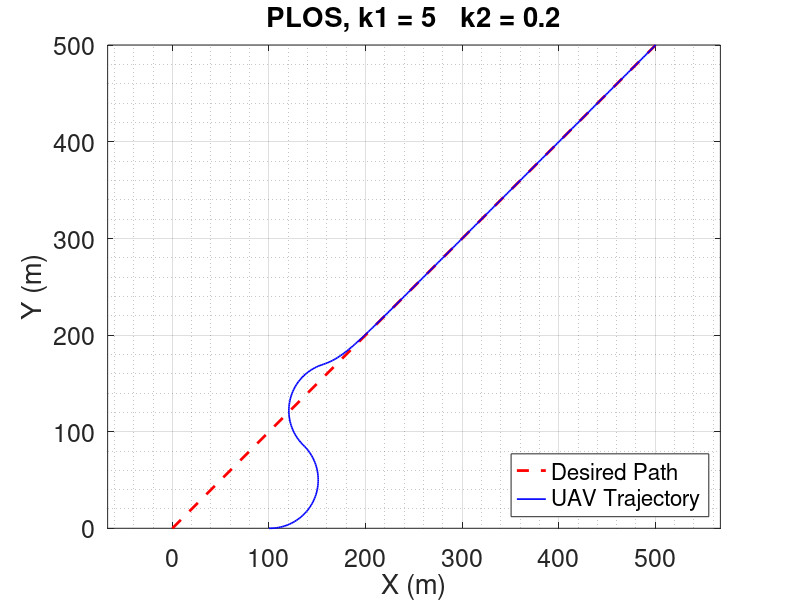
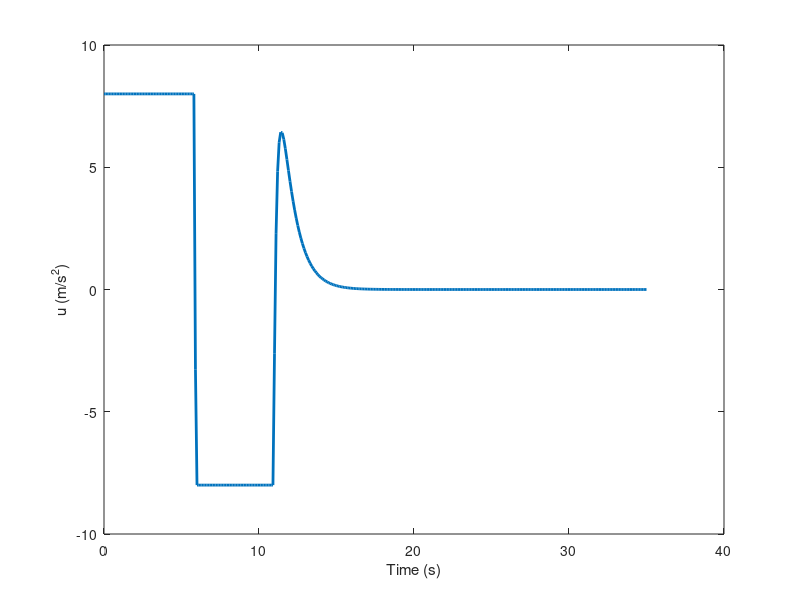

These charts were generated, in order, by the following MATLAB code:
% Pure pursuit and LOS (PLOS) Algorithm
clc, clear, close all
% Pre-allocate memory
t = zeros(1,500);
psi = zeros(1,500);
u = zeros(1,500);
x = zeros(1,500);
y = zeros(1,500);

%% Parameters
%.. Angle Converting Parameters
r2d = 180 / pi ;          % Radian to Degree [-]
d2r = 1 / r2d ;           % Degree to Radian [-]

%.. Time Step Size
dt  =  0.1 ;               % Time Step Size [s]

%.. Time
t(1) = 0 ;                 % Simulation Time [s]

%.. Waypoint
Wi = [ 0, 0 ]' ;         % Initial Waypoint Position [m]
Wf = [ 500, 500 ]' ;     % Final Waypoint Position [m]

%.. Position and Velocity of UAV
x(1) =  100 ;               % Initial UAV X Position [m]
y(1) =  0 ;                 % Initial UAV Y Position [m]
psi(1) =  0 * d2r ;           % Initial UAV Heading Angle [rad]

p(:,1) = [ x(1), y(1) ]' ;   % UAV Position Initialization [m]
va = 20 ;                % UAV Velocity [m/s]

%.. Maximum Lateral Acceleration of UAV
Rmin =  50 ;                % UAV Minimum Turn Radius [m]
umax =  va^2 / Rmin ;       % UAV Maximum Lateral Acceleration [m]

%.. Design Parameters
k1  =  5 ;                 % k1
k2  =  0.2 ;               % k2

%% Path Following Algorithm
i =  0 ;                 % Time Index

while x(i+1) < Wf(1)
    i = i + 1 ;
    
    % Path Following Algorithm
    
    % Step 1
    % Orientation of vector from current UAV position to final waypoint, thetad
    theta_d =  atan2(Wf(2) - p(2,i), Wf(1) - p(1,i));
    
    % Step 2
    % Distance between initial waypoint and current UAV position, Ru
    Ru =  norm(Wi - p(:,i));    
    % Orientation of vector from initial waypoint to final waypoint, theta
    theta =  atan2(Wf(2) - Wi(2), Wf(1) - Wi(1));
    
    % Step 3
    % Orientation of vector from initial waypoint to current UAV position, thetau
    theta_u =  atan2(p(2,i) - Wi(2), p(1,i) - Wi(1));
    % Difference between theta and theatu, DEL_theta
    DEL_theta =   theta - theta_u;
    
    % Step 4
    % Distance from current UAV position to desired path, d
    d = Ru * sin(DEL_theta);
    
    % Step 5
    % Desired heading angle rate, psi_dot
    psi_dot = k1 * (theta_d - psi(i)) + k2*d;
    
    % Step6
    % Guidance command, u
    u(i) = va * psi_dot;
    % Limit u
    if u(i) > umax
        u(i) = umax;
    elseif u(i) < -umax
        u(i) = - umax;
    end
    %==============================================================================%
    
    %.. UAV Dynamics
    % Dynamic Model of UAV
    dx = va * cos( psi(i) ) ;
    dy = va * sin( psi(i) ) ;
    dpsi = u(i) / va ;
    
    % UAV State Update
    x(i+1) = x(i) + dx * dt ;
    y(i+1) = y(i) + dy * dt ;
    psi(i+1) = psi(i) + dpsi * dt ;
    
    % UAV Position Vector Update
    p(:,i+1) = [ x(i+1), y(i+1) ]' ;
    
    %.. Time Update
    t(i+1) = t(i) + dt ;
end

% Remove unneccssary space
t = t(1:i+1);
psi = psi(1:i+1);
u = u(1:i);
x = x(1:i+1);
y = y(1:i+1);

%% Result Plot
%.. Trajectory Plot
figure(1) ;
plot( [ Wi(1), Wf(1) ], [ Wi(2), Wf(2) ], 'r--', 'LineWidth', 2 ) ;
hold on, grid on, grid minor, axis equal
plot( x, y, 'b','LineWidth', 1.2 ) ;
hold on ;
xlabel('X (m)') ;
ylabel('Y (m)') ;
legend('Desired Path', 'UAV Trajectory', 'Location', 'southeast' ) ;
% axis([ 0 500 0 500 ]) ;
title(['PLOS, k1 = ' num2str(k1) '   k2 = ' num2str(k2)])
set(gca, 'FontSize', 18)

%.. Guidance Command
figure(2) ;
plot( t(1:end-1), u, 'LineWidth', 2 ) ;
xlabel('Time (s)') ;
ylabel('u (m/s^2)') ;